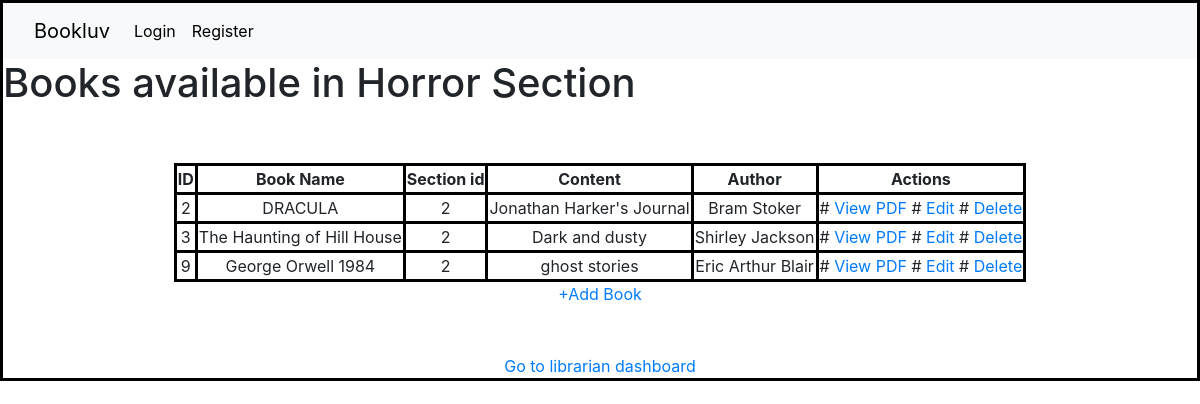
Screenshot of /section/2/open_section with the database file from the repository.
### app.py (models this page shows)
class Section(db.Model):
    __tablename__ = "Section"
    id = db.Column(db.Integer, primary_key = True)
    section_name = db.Column(db.String(50), nullable = False)
    date_created = db.Column(db.Date, nullable = False)
    description = db.Column(db.String(50), nullable = False)
    books = db.relationship('Book', backref='Section', lazy=True)

class Book(db.Model):
    __tablename__ = "Book"
    id = db.Column(db.Integer, primary_key = True)
    book_name = db.Column(db.String(20), nullable = False)
    section_id = db.Column(db.Integer, db.ForeignKey('Section.id'), nullable = False)
    content = db.Column(db.String(20), nullable = False)
    author = db.Column(db.String(20), nullable = False)
    pdf_path = db.Column(db.String(255), nullable = False)
    carts = db.relationship('Mybooks', backref='Book', lazy=True)

### routes.py (the view)
@app.route('/section/<int:id>/open_section')
def open_section(id):
    return render_template('section/open_section.html', section=Section.query.filter_by(id=id).first(),
                           Book=Book.query.all())

### templates/section/open_section.html (shortened to what this page needs)
{% extends 'common-layout.html' %}
{% block content %}
<h1>Books available in {{section.section_name}} Section</h1><br><br>
<table border="1" class="center">
    <thead>
        <tr>
            <th>ID</th>
            <th>Book Name</th>
            <th>Section id</th>
            <th>Content</th>
            <th>Author</th>
            <th>Actions</th>
        </tr>
    </thead>
    <tbody>
        {% for i in section.books %}
        <tr>
            <td>{{i.id}}</td>
            <td>{{i.book_name}}</td>
            <td>{{i.section_id}}</td>
            <td>{{i.content}}</td>
            <td>{{i.author}}</td>
            <td>
                #
                <a href="{{url_for('open',id=i.id)}}">View PDF</a>
                #
                <a href="{{url_for('edit_book', id=i.id)}}">
                    Edit
                </a>
                #
                <a href="{{url_for('delete_book', id=i.id)}}">
                    Delete
                </a>
            </td>
        </tr>
        {% endfor %}
    </tbody>
</table>
<a style="display:block;text-align:center" href="{{url_for('add_book', id = section.id)}}">
    +Add Book
</a><br><br>
<a style="display:block;text-align:center" href="{{url_for('admin_dashboard')}}">
    Go to librarian dashboard
</a>
{% endblock %}

### templates/common-layout.html (shortened to what this page needs)
<!DOCTYPE html>
<html lang="en">
<head>
    <link href="https://cdn.jsdelivr.net/npm/bootstrap@5.3.2/dist/css/bootstrap.min.css" rel="stylesheet">
    <link href="https://maxcdn.bootstrapcdn.com/bootstrap/4.5.2/css/bootstrap.min.css" rel="stylesheet">
</head>
<body>
    {% include 'navbar.html' %}
    {% block content %}
    {% endblock %}
</body>
</html>

### templates/navbar.html (shortened to what this page needs)
<nav class="navbar navbar-expand-lg bg-body-tertiary">
    <div class="container-fluid">
      <a class="navbar-brand" href="/">Bookluv</a>
      <div class="collapse navbar-collapse" id="navbarNavAltMarkup">
        <div class="navbar-nav">
          {% if user %}
          <a class="nav-link active" href="{{url_for('profile')}}">Profile</a>
          <a class="nav-link active" href="{{url_for('user_dashboard')}}">Books</a>
          <a class="nav-link active" href="{{url_for('pending_request')}}">Mybooks</a>
          <a class="nav-link active" href="{{url_for('logout')}}">Logout</a>
          {% else %}
          <a class="nav-link active" href="{{url_for('login')}}">Login</a>
          <a class="nav-link active" href="{{url_for('register')}}">Register</a>
          {% endif %}
        </div>
      </div>
    </div>
</nav>

### templates/common-layout.html (style rules this page uses)
body { background-position: center center; background-size: 100%; background-repeat: no-repeat; border: 3px solid black; }

### templates/section/open_section.html (style rules this page uses)
table, th, td { border: 3px solid black; }
h2, table { text-align: center; }
.center { margin-left: auto; margin-right: auto; }

### rows the page displays
Section: section_name "Horror"
Book: id "2", book_name "DRACULA", section_id "2", content "Jonathan Harker's Journal", author "Bram Stoker"
Book: id "3", book_name "The Haunting of Hill House", section_id "2", content "Dark and dusty", author "Shirley Jackson"
Book: id "9", book_name "George Orwell 1984", section_id "2", content "ghost stories", author "Eric Arthur Blair"
